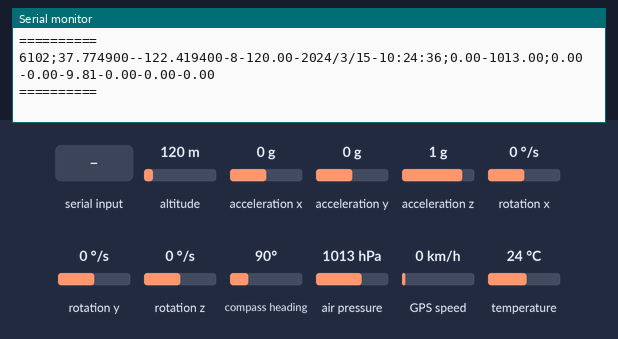
This sketch was run on a simulated ESP32. Shown: the last lines printed to the serial monitor. The test bench sets the inputs (shaded band); at power-on: air pressure 1013 hPa, altitude 120 m, acceleration x 0 g, acceleration y 0 g, acceleration z 1 g, rotation x 0 °/s, rotation y 0 °/s, rotation z 0 °/s, compass heading 90°, GPS speed 0 km/h, temperature 24 °C. The GPS gets a fix after 3 s at 37.7749, -122.4194 with 8 satellites.

Above: at 6.2 s.
6.3 s: air pressure set to 1025 hPa
At 6.31 s:
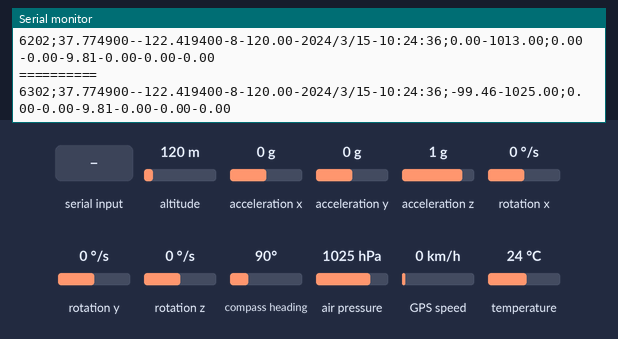
7.8 s: "1" received over the second serial link
9.3 s: altitude set to 20 m
At 9.41 s:
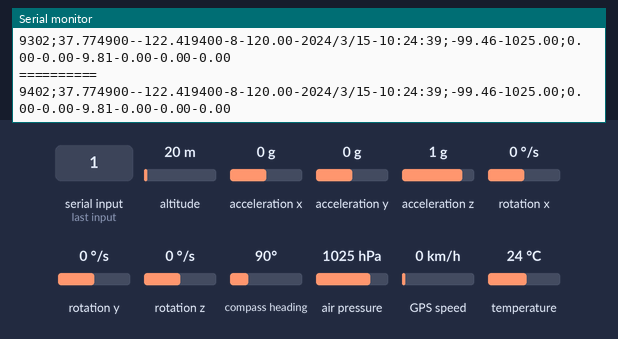
10.8 s: acceleration x set to -1.4 g
At 11.32 s:
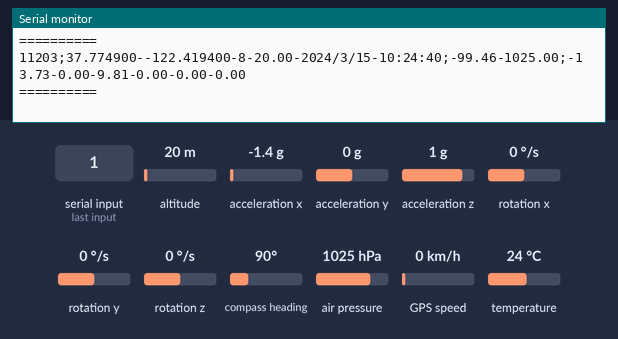
12.3 s: "0" received over the second serial link
At 13.61 s:
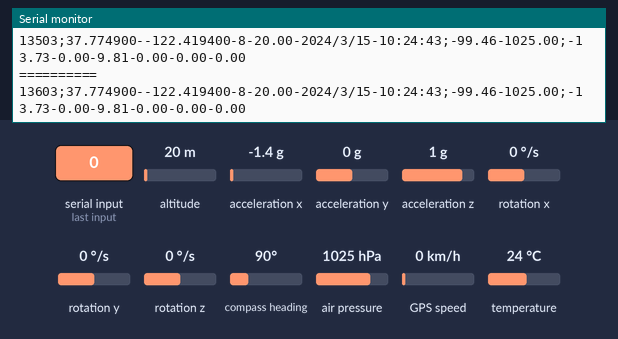
13.8 s: acceleration y set to -1.4 g
At 13.81 s:
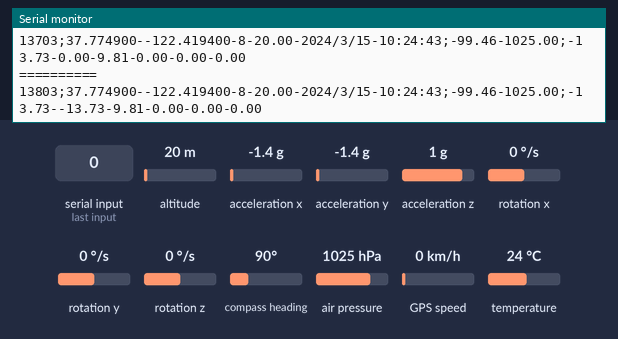
Timing chart, 0 to 16.3 s (numbered marks = the images above; inputs shaded):
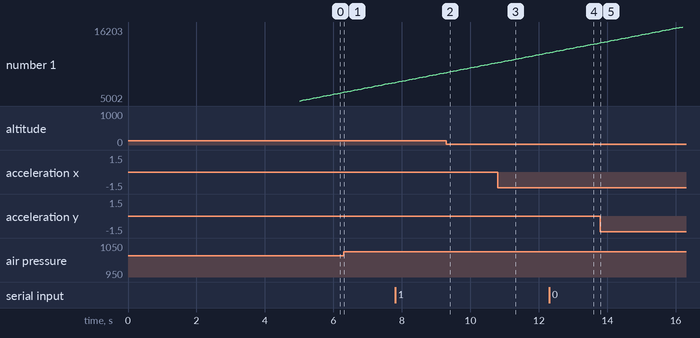

The sketch:

basico.ino
```cpp
#include <Adafruit_MPU6050.h>
#include <Adafruit_Sensor.h>
#include <Wire.h>
#include <SPI.h>
#include <Adafruit_BMP280.h>
#include <TinyGPS++.h>

// Definições de pinos e constantes
#define INTERVAL 100

#define BMP_ADDR 0x76 // Endereço I2C padrão do BMP280
#define RX_GPS 20     // RX do GPS
#define TX_GPS 21     // TX do GPS

// Instanciação de objetos
Adafruit_BMP280 BMP;                      // Objeto do BMP280
Adafruit_MPU6050 MPU;                     // Objeto do MPU6050
TinyGPSPlus GPS;                          // Objeto do GPS

// Variáveis globais
unsigned long previous_millis = 0;
float previous_altitude = 0, max_altitude = 0, base_altitude = 0; // Altitudes variáveis e estáticas
float base_pressure = 0;                                          // Pressão na base
sensors_event_t acc, gyr, temp;                                   // Variáveis para armazenar os dados do MPU6050
bool parachute_deployed = false;                                  // Verificação da liberação do paraquedas
const float ALTITUDE_DROP_THRESHOLD = 10.0;                       // Ao menos 10m abaixo do referencial máximo (ajustar se necessário)
const float ALTITUDE_THRESHOLD = 100.0;                           // Altura mínima para liberar o paraquedas (ajustar se necessário)

// Setup do módulo BMP280
bool setupBMP()
{
    if (!BMP.begin(BMP_ADDR))
    {
        Serial.println("Falha no BMP280.");
        return false;
    }
    base_pressure = BMP.readPressure() / 100;
    previous_altitude = BMP.readAltitude(base_pressure);
    max_altitude = previous_altitude;
    base_altitude = previous_altitude;
    return true; // Retorna true se tudo ocorreu bem
}

// Setup do MPU6050
bool setupMPU()
{
    if (!MPU.begin())
    {
        Serial.println("Falha no MPU6050.");
        return false;
    }
    return true; // Retorna true se tudo ocorreu bem
}

String GPSData()
{
    while (Serial1.available() > 0)
    {
        GPS.encode(Serial1.read());
    }
    String location_data = "N/A-N/A-N/A-N/A-N/A"; // String da localização lat-long-satélites-altitude
    if (GPS.location.isValid())
    {
        location_data = String(GPS.location.lat(), 6) + "-" +
                        String(GPS.location.lng(), 6) + "-" +
                        String(GPS.satellites.value()) + "-" +
                        String(GPS.altitude.meters());
    }

    String date_data = "-N/A"; // String da data
    if (GPS.date.isValid())
    {
        date_data = "-" + String(GPS.date.year()) + "/" +
                    String(GPS.date.month()) + "/" +
                    String(GPS.date.day());
    }

    String time_data = "-N/A"; // String do horário
    if (GPS.time.isValid())
    {
        time_data = "-" + String(GPS.time.hour()) + ":" +
                    String(GPS.time.minute()) + ":" +
                    String(GPS.time.second());
    }

    return location_data + date_data + time_data;
}

// Retorna os dados de altitude-pressão
String BMPData()
{
    return String(BMP.readAltitude(base_pressure)) + "-" +
           String(BMP.readPressure() / 100.0F);
}

// Retorna os dados de acelerômetro-giroscópio
String MPUData()
{
    MPU.getEvent(&acc, &gyr, &temp); // Lê os dados do MPU6050

    float ax = acc.acceleration.x; // Aceleração em x
    float ay = acc.acceleration.y; // Aceleração em y
    float az = acc.acceleration.z; // Aceleração em z

    float gx = gyr.gyro.x; // Giroscópio em x
    float gy = gyr.gyro.y; // Giroscópio em y
    float gz = gyr.gyro.z; // Giroscópio em z

    return String(ax) + "-" +
           String(ay) + "-" +
           String(az) + "-" +
           String(gx) + "-" +
           String(gy) + "-" +
           String(gz);
}

// Retorna a string com os dados do GPS, BMP280 e MPU6050
String getDataString()
{
    return GPSData() + ";" + BMPData() + ";" + MPUData();
}

// Registra e imprime os dados do momento
// Formato da string: tempo;lat-long-satélites-altitude-data-hora;altitude-pressão;acelX-acelY-acelZ-giroX-giroY-giroZ
void logData(unsigned long current_millis)
{
    String data_string = String(current_millis) + ";" + getDataString(); // String com os dados atuais
    Serial.println(data_string);                                         // Imprime os dados no Serial Monitor
    Serial.println("==========");
}

// Verifica se a altura atual é a máxima já atingida
void checkHighest(float altitude)
{
    if (altitude > max_altitude)
    {
        max_altitude = altitude;
    }
}

// Lida com a abertura do paraquedas
void handleParachute(float altitude, unsigned long current_millis)
{
    if (!parachute_deployed)
    {
        if (altitude <= max_altitude - ALTITUDE_DROP_THRESHOLD && altitude < ALTITUDE_THRESHOLD)
        {
            Serial.println("Paraquedas liberado!");
            parachute_deployed = true;
        }
    }
    previous_altitude = altitude;
}

void setup()
{
    Serial.begin(115200);
    // Diretório do arquivo de dados
    if (!(setupBMP() && setupMPU())) // Inicia a memória interna e os módulos BMP, LoRa e MPU6050
    {
        Serial.println("Erro na configuração!");
        delay(3000);
        ESP.restart();
    }
    Serial1.begin(9600, SERIAL_8N1, RX_GPS, TX_GPS);
    delay(5000);           // Aguarda o GPS estabilizar
}

void loop()
{
    unsigned long current_millis = millis();
    if (current_millis - previous_millis >= INTERVAL) // A cada 100ms
    {
        logData(current_millis);
        float altitude = BMP.readAltitude(base_pressure);
        checkHighest(altitude);
        handleParachute(altitude, current_millis);
        previous_millis = current_millis;
    }
}
```

Measured:
- after the input at 6.3 s, the serial monitor: prints a new line at once (image 1)
- after the input at 10.8 s, the serial monitor: prints a new line at once (image 3)
- after the input at 12.3 s, the serial monitor: prints a new line at once (image 4)
- after the input at 13.8 s, the serial monitor: prints a new line at once (image 5)
- plotted number 1: 6202 → 7702 after the input at 6.3 s, 10703 → 12203 after the input at 10.8 s, 12203 → 13703 after the input at 12.3 s, 13703 → 16203 after the input at 13.8 s
